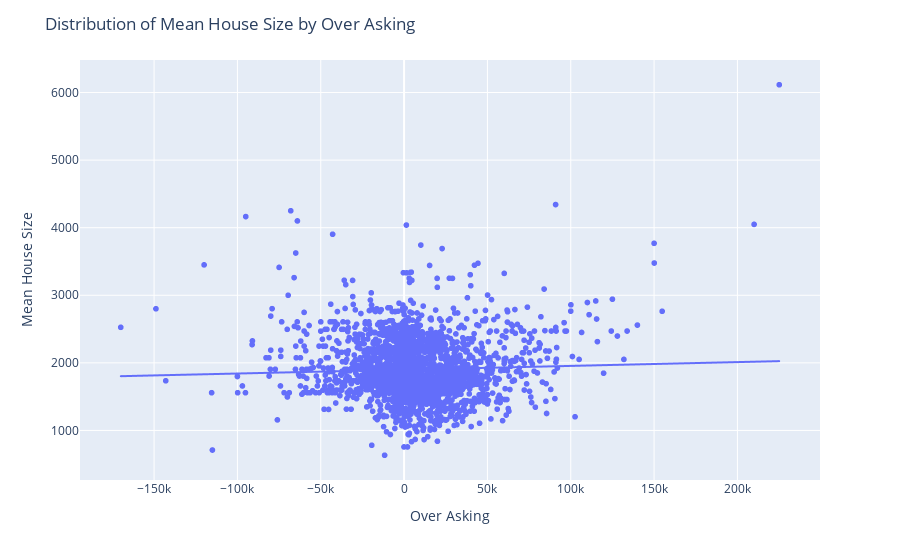

Notebook code cell kept with this figure:
### Code cell
df_mean = th_df.groupby('Over Asking')['SqFt'].mean().reset_index()

fig = px.scatter(df_mean, x='Over Asking', y='SqFt', trendline='ols', 
                 labels={'Over Asking':'Over Asking', 'SqFt':'Mean House Size'})
fig.update_layout(title='Distribution of Mean House Size by Over Asking')
fig.show()

### Figure 1 — Plotly figure (JSON) as saved in the notebook; plotly's stock layout.template omitted (floating-point values rounded to 4 significant figures; data arrays with more than 128 entries replaced by an {"elided": "..."} marker saying what was removed)
{"data": [{"hovertemplate": "Over Asking=%{x}<br>Mean House Size=%{y}<extra></extra>", "legendgroup": "", "marker": {"color": "#636efa", "symbol": "circle"}, "mode": "markers", "name": "", "showlegend": false, "type": "scattergl", "x": {"elided": "2686 int values"}, "xaxis": "x", "y": {"elided": "2686 float values"}, "yaxis": "y"}, {"hovertemplate": "<b>OLS trendline</b><br>SqFt = 0.000563405 * Over Asking + 1898.63<br>R<sup>2</sup>=0.001518<br><br>Over Asking=%{x}<br>Mean House Size=%{y} <b>(trend)</b><extra></extra>", "legendgroup": "", "marker": {"color": "#636efa", "symbol": "circle"}, "mode": "lines", "name": "", "showlegend": false, "type": "scattergl", "x": {"elided": "2686 int values"}, "xaxis": "x", "y": {"elided": "2686 float values"}, "yaxis": "y"}], "layout": {"legend": {"tracegroupgap": 0}, "margin": {"t": 60}, "title": {"text": "Distribution of Mean House Size by Over Asking"}, "xaxis": {"anchor": "y", "domain": [0, 1], "title": {"text": "Over Asking"}}, "yaxis": {"anchor": "x", "domain": [0, 1], "title": {"text": "Mean House Size"}}}}
